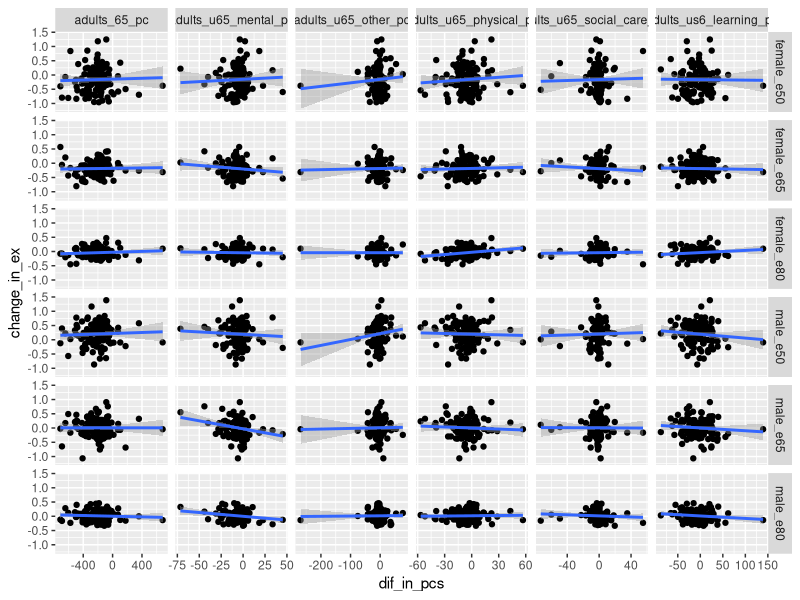

R code for this plot: (Note: this script raises an error after producing the figure.)


# Script to do simple script at regional level only

# Exploration of the effect at local authority level on ex given changes 
# in per capita spend at region and locaul authority type level 

rm(list= ls())


# pre reqs ----------------------------------------------------------------


# data loading
require(readr)
require(readxl)


#data management
require(stringr)
require(plyr)
require(tidyr)
require(dplyr)

#data visualisation
require(ggplot2)
require(lattice)
#statistical analysis
require(lme4)



# data 

per_cap_spend <- read_csv("data/tidied/per_capita_spend_by_region_and_la_class.csv")
per_cap_spend <- per_cap_spend %>% filter(!(ons_code %in% c("E06000053", "E09000001")))

ex <- read_csv("data/tidied/england_ex.csv")
ex <- ex %>% filter(!(la %in% c("E06000053", "E09000001")))

# T = 0 if year == 2009 or year == 2010
# T = 1 if year == 2012 or year == 2013

per_cap_spend$trt  <- NA
per_cap_spend$trt[per_cap_spend$year %in% c(2009, 2010)] <- 0
per_cap_spend$trt[per_cap_spend$year %in% c(2012, 2013)] <- 1

ex$trt <- NA
ex$trt[ex$year %in% c(2009, 2010)] <- 0
ex$trt[ex$year %in% c(2012, 2013)] <- 1


ex_simple <- ex %>% 
  filter(!is.na(trt)) %>% 
  group_by(sex, la, trt) %>% 
  summarise(
    e50 = mean(e50),
    e65 = mean(e65),
    e80 = mean(e80)
    )

change_in_ex <- ex_simple  %>% 
  gather(key=etype, value=le, -sex, -la, -trt)  %>% 
  unite(col="sex_ex", sex, etype)   %>% 
  spread(key=trt, value=le)  %>% 
  mutate(change_in_ex = `1` - `0`) %>% 
  select(-`1`, -`0`)


pcs_simple <- per_cap_spend %>% 
  filter(!is.na(trt)) %>% 
  select(-region, -class, -year) %>% 
  group_by(ons_code, trt) %>% 
  summarise_each(funs(mean))

change_in_pcs <- pcs_simple  %>% 
  gather(key="spend_type", value="pcs", -ons_code, -trt)  %>% 
  spread(key="trt", value="pcs")  %>% 
  mutate(dif_in_pcs = `1` - `0`)  %>% 
  select(-`0`, -`1`)

joined_changes <- inner_join(change_in_ex, change_in_pcs, by=c("la" = "ons_code"))

joined_changes %>% ggplot() +
  geom_point(aes(x=dif_in_pcs, y=change_in_ex)) + 
  facet_grid(sex_ex ~ spend_type, scale="free_x") +
  stat_smooth(aes(x=dif_in_pcs, y=change_in_ex), method="lm")



dta_pop_counts %>% left_join(tmp, by=c("lad2013_code" = "ons_code"))

